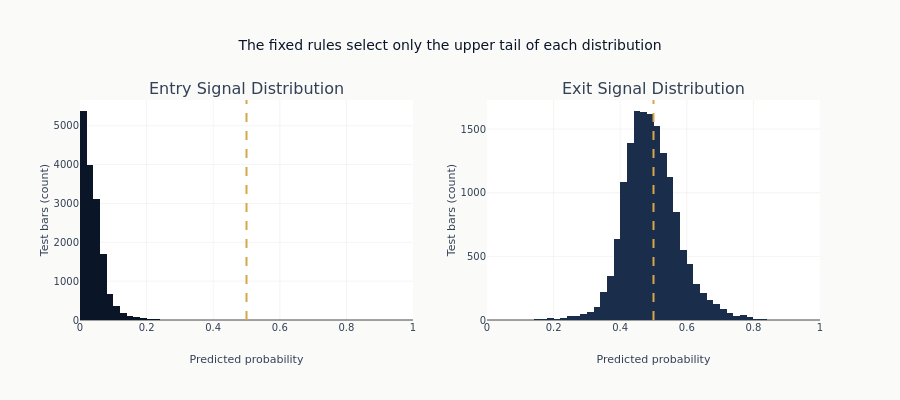

Write notebook code for a chart like this one.
### Code cell
# Signal distribution
fig = make_subplots(
    rows=1, cols=2, subplot_titles=["Entry Signal Distribution", "Exit Signal Distribution"]
)

fig.add_trace(
    go.Histogram(
        x=entry_proba_test,
        xbins={"start": 0, "end": 1, "size": PROBABILITY_BIN_WIDTH},
        name="Entry probability",
        marker_color=COLORS["blue"],
    ),
    row=1,
    col=1,
)
fig.add_vline(x=entry_threshold, line_dash="dash", line_color=COLORS["amber"], row=1, col=1)

fig.add_trace(
    go.Histogram(
        x=exit_proba_enhanced,
        xbins={"start": 0, "end": 1, "size": PROBABILITY_BIN_WIDTH},
        name="Exit probability",
        marker_color=COLORS["slate"],
    ),
    row=1,
    col=2,
)
fig.add_vline(x=exit_threshold, line_dash="dash", line_color=COLORS["amber"], row=1, col=2)

fig.update_layout(
    title="The fixed rules select only the upper tail of each distribution",
    height=400,
    showlegend=False,
)
fig.update_xaxes(title_text="Predicted probability", range=[0, 1])
fig.update_yaxes(title_text="Test bars (count)")
show_plotly_with_alt(
    fig,
    "Grouped bars comparing the exit rules on mean trade return and average holding period, showing that the rules differ far more in how long they hold than in what they earn.",
)

### Figure 1 — Plotly figure (JSON) as saved in the notebook; plotly's stock layout.template omitted (floating-point values rounded to 4 significant figures; data arrays with more than 128 entries replaced by an {"elided": "..."} marker saying what was removed)
{"data": [{"marker": {"color": "#0a1628"}, "name": "Entry probability", "type": "histogram", "x": {"elided": "15726 float values"}, "xaxis": "x", "xbins": {"end": 1, "size": 0.02, "start": 0}, "yaxis": "y"}, {"marker": {"color": "#1a2d4a"}, "name": "Exit probability", "type": "histogram", "x": {"elided": "15726 float values"}, "xaxis": "x2", "xbins": {"end": 1, "size": 0.02, "start": 0}, "yaxis": "y2"}], "layout": {"annotations": [{"font": {"size": 16}, "showarrow": false, "text": "Entry Signal Distribution", "x": 0.225, "xanchor": "center", "xref": "paper", "y": 1.0, "yanchor": "bottom", "yref": "paper"}, {"font": {"size": 16}, "showarrow": false, "text": "Exit Signal Distribution", "x": 0.775, "xanchor": "center", "xref": "paper", "y": 1.0, "yanchor": "bottom", "yref": "paper"}], "height": 400, "shapes": [{"line": {"color": "#D4A84B", "dash": "dash"}, "type": "line", "x0": 0.5, "x1": 0.5, "xref": "x", "y0": 0, "y1": 1, "yref": "y domain"}, {"line": {"color": "#D4A84B", "dash": "dash"}, "type": "line", "x0": 0.5, "x1": 0.5, "xref": "x2", "y0": 0, "y1": 1, "yref": "y2 domain"}], "showlegend": false, "title": {"text": "The fixed rules select only the upper tail of each distribution"}, "xaxis": {"anchor": "y", "domain": [0.0, 0.45], "range": [0, 1], "title": {"text": "Predicted probability"}}, "xaxis2": {"anchor": "y2", "domain": [0.55, 1.0], "range": [0, 1], "title": {"text": "Predicted probability"}}, "yaxis": {"anchor": "x", "domain": [0.0, 1.0], "title": {"text": "Test bars (count)"}}, "yaxis2": {"anchor": "x2", "domain": [0.0, 1.0], "title": {"text": "Test bars (count)"}}}}
